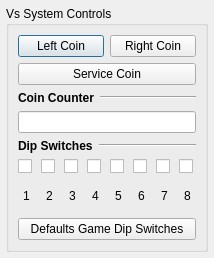
<?xml version="1.0" encoding="UTF-8"?>
<ui version="4.0">
 <class>dlgVsSystem</class>
 <widget class="QDialog" name="dlgVsSystem">
  <property name="geometry">
   <rect>
    <x>0</x>
    <y>0</y>
    <width>214</width>
    <height>258</height>
   </rect>
  </property>
  <property name="windowTitle">
   <string>Vs System Controls</string>
  </property>
  <layout class="QVBoxLayout" name="verticalLayout_Vs_System">
   <property name="leftMargin">
    <number>6</number>
   </property>
   <property name="topMargin">
    <number>6</number>
   </property>
   <property name="rightMargin">
    <number>6</number>
   </property>
   <property name="bottomMargin">
    <number>6</number>
   </property>
   <item>
    <widget class="QGroupBox" name="groupBox_Vs_System">
     <property name="title">
      <string>Vs System Controls</string>
     </property>
     <property name="flat">
      <bool>true</bool>
     </property>
     <layout class="QVBoxLayout" name="verticalLayout_groupBox_Vs_System">
      <item>
       <layout class="QHBoxLayout" name="horizontalLayout_coin">
        <item>
         <widget class="QPushButton" name="pushButton_Left_Coin">
          <property name="text">
           <string>Left Coin</string>
          </property>
         </widget>
        </item>
        <item>
         <widget class="QPushButton" name="pushButton_Right_Coin">
          <property name="text">
           <string>Right Coin</string>
          </property>
         </widget>
        </item>
       </layout>
      </item>
      <item>
       <widget class="QPushButton" name="pushButton_Service_Coin">
        <property name="text">
         <string>Service Coin</string>
        </property>
       </widget>
      </item>
      <item>
       <layout class="QHBoxLayout" name="horizontalLayout_coin_counter">
        <item>
         <widget class="QLabel" name="label_Coin_Counter">
          <property name="text">
           <string>&lt;b&gt;Coin Counter&lt;/b&gt;</string>
          </property>
         </widget>
        </item>
        <item>
         <widget class="Line" name="line_Coin_Counter">
          <property name="sizePolicy">
           <sizepolicy hsizetype="Expanding" vsizetype="Fixed">
            <horstretch>0</horstretch>
            <verstretch>0</verstretch>
           </sizepolicy>
          </property>
          <property name="orientation">
           <enum>Qt::Horizontal</enum>
          </property>
         </widget>
        </item>
       </layout>
      </item>
      <item>
       <layout class="QHBoxLayout" name="horizontalLayout_text_coin_counter">
        <item>
         <widget class="QLineEdit" name="lineEdit_Coin_Counter">
          <property name="focusPolicy">
           <enum>Qt::NoFocus</enum>
          </property>
          <property name="readOnly">
           <bool>true</bool>
          </property>
         </widget>
        </item>
       </layout>
      </item>
      <item>
       <layout class="QHBoxLayout" name="horizontalLayout_dip_switches">
        <item>
         <widget class="QLabel" name="label_Dip_Switches">
          <property name="text">
           <string>&lt;b&gt;Dip Switches&lt;/b&gt;</string>
          </property>
         </widget>
        </item>
        <item>
         <widget class="Line" name="line_Dip_Switches">
          <property name="sizePolicy">
           <sizepolicy hsizetype="Expanding" vsizetype="Fixed">
            <horstretch>0</horstretch>
            <verstretch>0</verstretch>
           </sizepolicy>
          </property>
          <property name="orientation">
           <enum>Qt::Horizontal</enum>
          </property>
         </widget>
        </item>
       </layout>
      </item>
      <item>
       <layout class="QGridLayout" name="gridLayout_dip_switches">
        <item row="1" column="3">
         <widget class="QLabel" name="label_ds5">
          <property name="text">
           <string>4</string>
          </property>
          <property name="alignment">
           <set>Qt::AlignCenter</set>
          </property>
          <property name="textInteractionFlags">
           <set>Qt::NoTextInteraction</set>
          </property>
         </widget>
        </item>
        <item row="1" column="4">
         <widget class="QLabel" name="label_ds4">
          <property name="text">
           <string>5</string>
          </property>
          <property name="alignment">
           <set>Qt::AlignCenter</set>
          </property>
          <property name="textInteractionFlags">
           <set>Qt::NoTextInteraction</set>
          </property>
         </widget>
        </item>
        <item row="1" column="5">
         <widget class="QLabel" name="label_ds3">
          <property name="text">
           <string>6</string>
          </property>
          <property name="alignment">
           <set>Qt::AlignCenter</set>
          </property>
          <property name="textInteractionFlags">
           <set>Qt::NoTextInteraction</set>
          </property>
         </widget>
        </item>
        <item row="1" column="6">
         <widget class="QLabel" name="label_ds2">
          <property name="text">
           <string>7</string>
          </property>
          <property name="alignment">
           <set>Qt::AlignCenter</set>
          </property>
          <property name="textInteractionFlags">
           <set>Qt::NoTextInteraction</set>
          </property>
         </widget>
        </item>
        <item row="1" column="7">
         <widget class="QLabel" name="label_ds1">
          <property name="text">
           <string>8</string>
          </property>
          <property name="alignment">
           <set>Qt::AlignCenter</set>
          </property>
          <property name="textInteractionFlags">
           <set>Qt::NoTextInteraction</set>
          </property>
         </widget>
        </item>
        <item row="1" column="2">
         <widget class="QLabel" name="label_ds6">
          <property name="text">
           <string>3</string>
          </property>
          <property name="alignment">
           <set>Qt::AlignCenter</set>
          </property>
          <property name="textInteractionFlags">
           <set>Qt::NoTextInteraction</set>
          </property>
         </widget>
        </item>
        <item row="1" column="1">
         <widget class="QLabel" name="label_ds7">
          <property name="text">
           <string>2</string>
          </property>
          <property name="alignment">
           <set>Qt::AlignCenter</set>
          </property>
          <property name="textInteractionFlags">
           <set>Qt::NoTextInteraction</set>
          </property>
         </widget>
        </item>
        <item row="1" column="0">
         <widget class="QLabel" name="label_ds8">
          <property name="text">
           <string>1</string>
          </property>
          <property name="alignment">
           <set>Qt::AlignCenter</set>
          </property>
          <property name="textInteractionFlags">
           <set>Qt::NoTextInteraction</set>
          </property>
         </widget>
        </item>
        <item row="0" column="7">
         <widget class="QCheckBox" name="checkBox_ds8"/>
        </item>
        <item row="0" column="6">
         <widget class="QCheckBox" name="checkBox_ds7"/>
        </item>
        <item row="0" column="5">
         <widget class="QCheckBox" name="checkBox_ds6"/>
        </item>
        <item row="0" column="4">
         <widget class="QCheckBox" name="checkBox_ds5"/>
        </item>
        <item row="0" column="3">
         <widget class="QCheckBox" name="checkBox_ds4"/>
        </item>
        <item row="0" column="2">
         <widget class="QCheckBox" name="checkBox_ds3"/>
        </item>
        <item row="0" column="1">
         <widget class="QCheckBox" name="checkBox_ds2"/>
        </item>
        <item row="0" column="0">
         <widget class="QCheckBox" name="checkBox_ds1"/>
        </item>
       </layout>
      </item>
      <item>
       <widget class="QPushButton" name="pushButton_Defaults_Dip_Switches">
        <property name="text">
         <string>Defaults Game Dip Switches</string>
        </property>
       </widget>
      </item>
     </layout>
    </widget>
   </item>
  </layout>
 </widget>
 <resources/>
 <connections/>
</ui>
